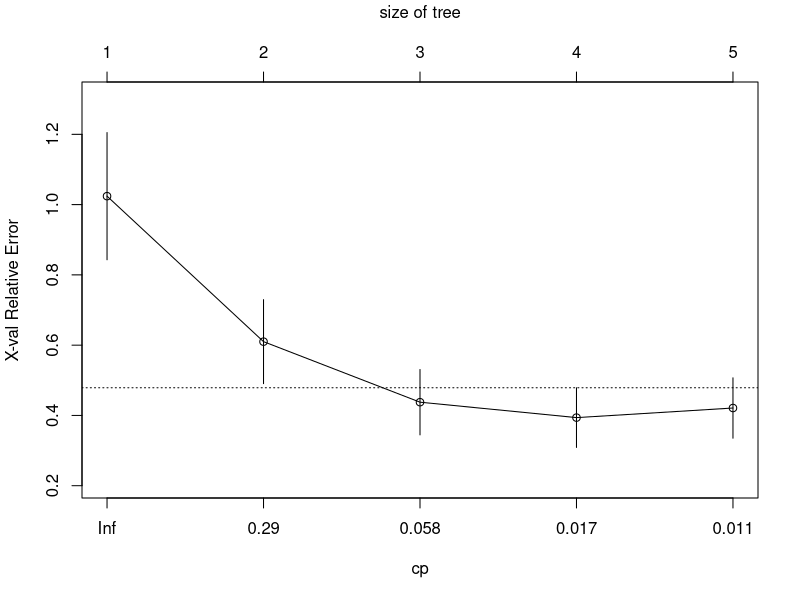
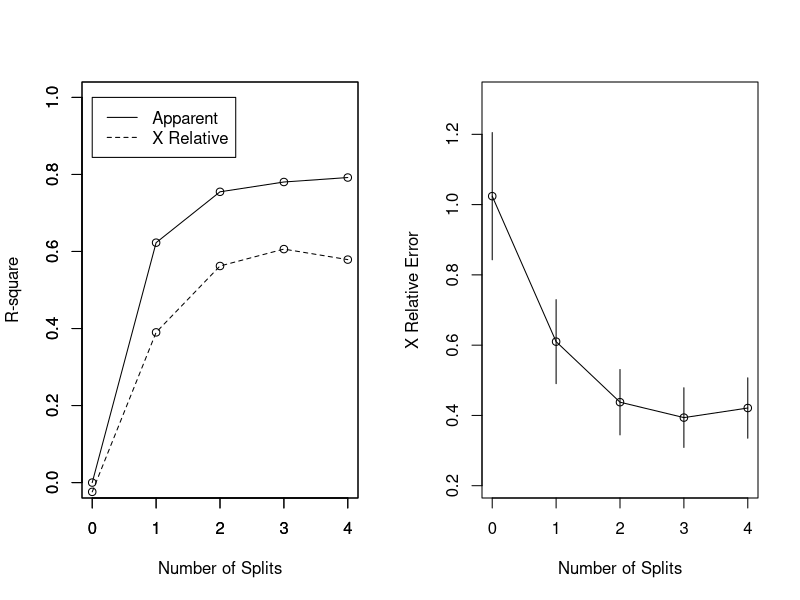
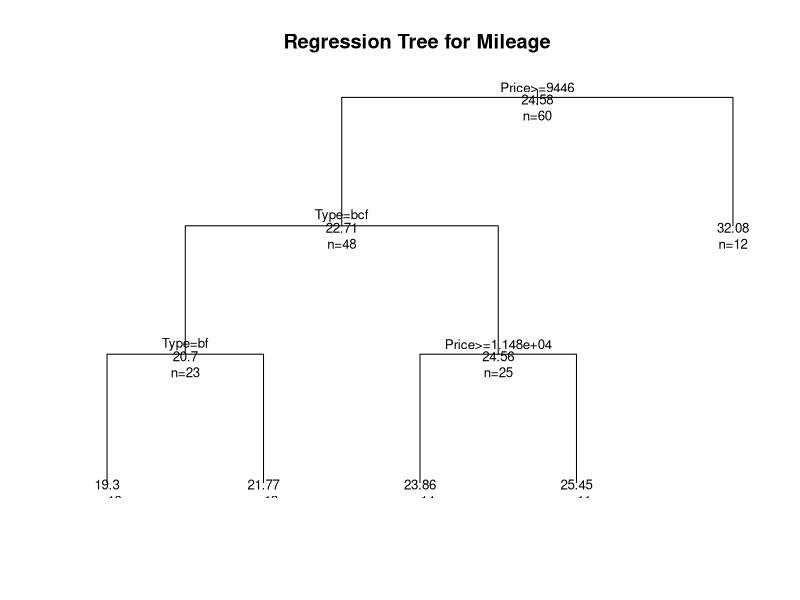

These charts were generated, in order, by the following R code: (Note: this script raises an error after producing the figures.)

# Regression Tree Example
library(rpart)

# grow tree 
fit <- rpart(Mileage~Price + Country + Reliability + Type, 
             method="anova", data=cu.summary)

printcp(fit) # display the results 
plotcp(fit) # visualize cross-validation results 
summary(fit) # detailed summary of splits

# create additional plots 
par(mfrow=c(1,2)) # two plots on one page 
rsq.rpart(fit) # visualize cross-validation results  	

par(mfrow=c(1,1)) # two plots on one page 

# plot tree 
plot(fit, uniform=TRUE, 
     main="Regression Tree for Mileage ")
text(fit, use.n=TRUE, all=TRUE, cex=.8)

# create attractive postcript plot of tree 
post(fit, file = "c:/tree2.ps", 
     title = "Regression Tree for Mileage ")
# prune the tree 
pfit<- prune(fit, cp=0.01160389) # from cptable   

# plot the pruned tree 
plot(pfit, uniform=TRUE, 
     main="Pruned Regression Tree for Mileage")
text(pfit, use.n=TRUE, all=TRUE, cex=.8)
post(pfit, file = "c:/ptree2.ps", 
     title = "Pruned Regression Tree for Mileage")



#Gini and Information Gain Method

fmla = Mileage~Price + Country + Reliability + Type
data = cu.summary
gini_model<-rpart(fmla,data = data, 
                  parms = list(split = "gini"),
                  control = list(minsplit=10))

rpart.plot(gini_model,main="Gini Split Criteria")

info_model<-rpart(fmla,data = data, 
                  parms = list(split = "information"),
                  control = list(minsplit=10))

rpart.plot(info_model,main="InfoGain Split Criteria")
